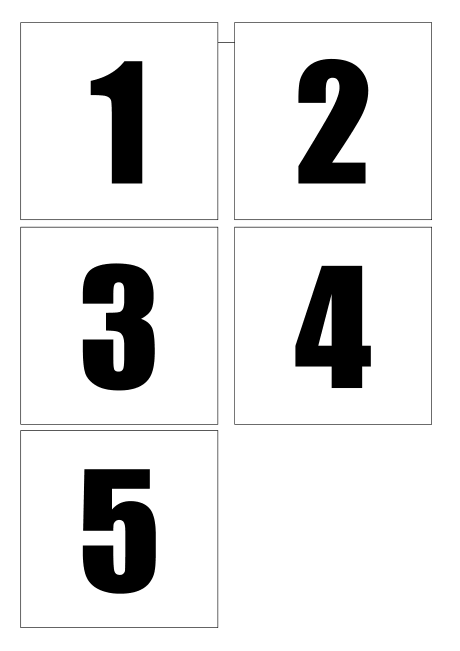
#> input picture img/number.png, 920 x 1302 px (shown at 1/2 size)
$ python '30.顶帽运算和黑帽运算.py'
#> lines starting #> are read from the running program, lines starting #| are printed output that depends on the picture
import cv2
import numpy as np

img = cv2.resize(cv2.imread("../img/number.png"), (450, 600))
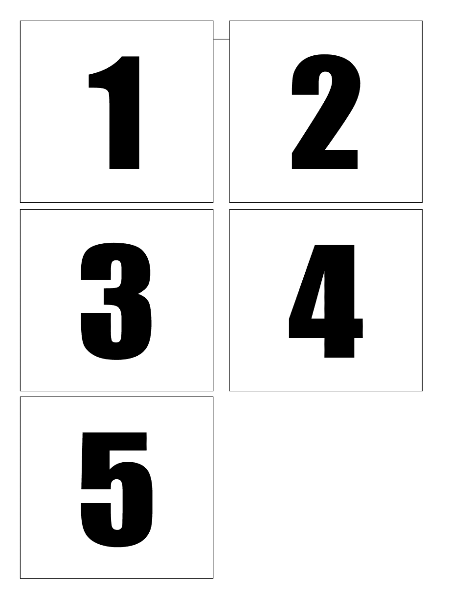
#> img: shape (600, 450, 3); min 0, max 255, mean 228.1

kernel = cv2.getStructuringElement(cv2.MORPH_RECT, (5, 5))

# 顶帽运算=原图-开运算，相当于获取到去除的噪声
tophat_img = cv2.morphologyEx(img, cv2.MORPH_TOPHAT, kernel, iterations=2)
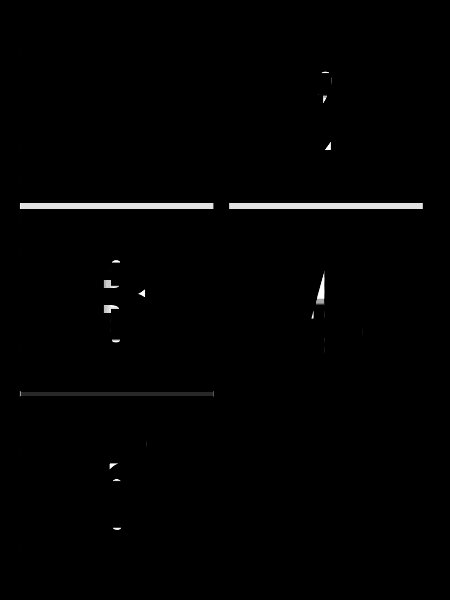
#> tophat_img: shape (600, 450, 3); min 0, max 255, mean 2.5

# 黑帽运算=闭运算-原图
blackhat_img = cv2.morphologyEx(img, cv2.MORPH_BLACKHAT, kernel, iterations=1)
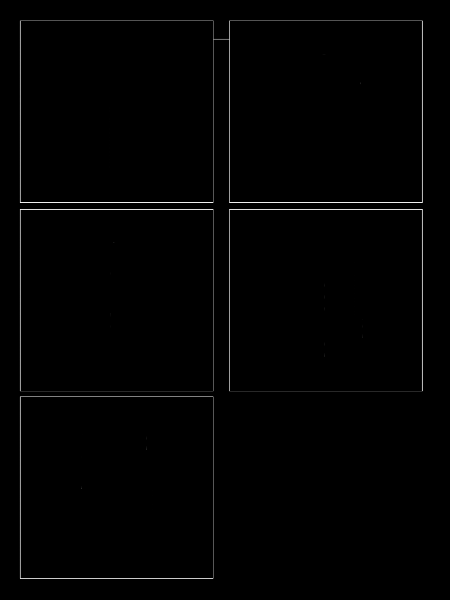
#> blackhat_img: shape (600, 450, 3); min 0, max 248, mean 2.1

cv2.imshow("tophat_img", tophat_img)
cv2.imshow("blackhat_img", blackhat_img)
cv2.waitKey(0)
cv2.destroyAllWindows()
